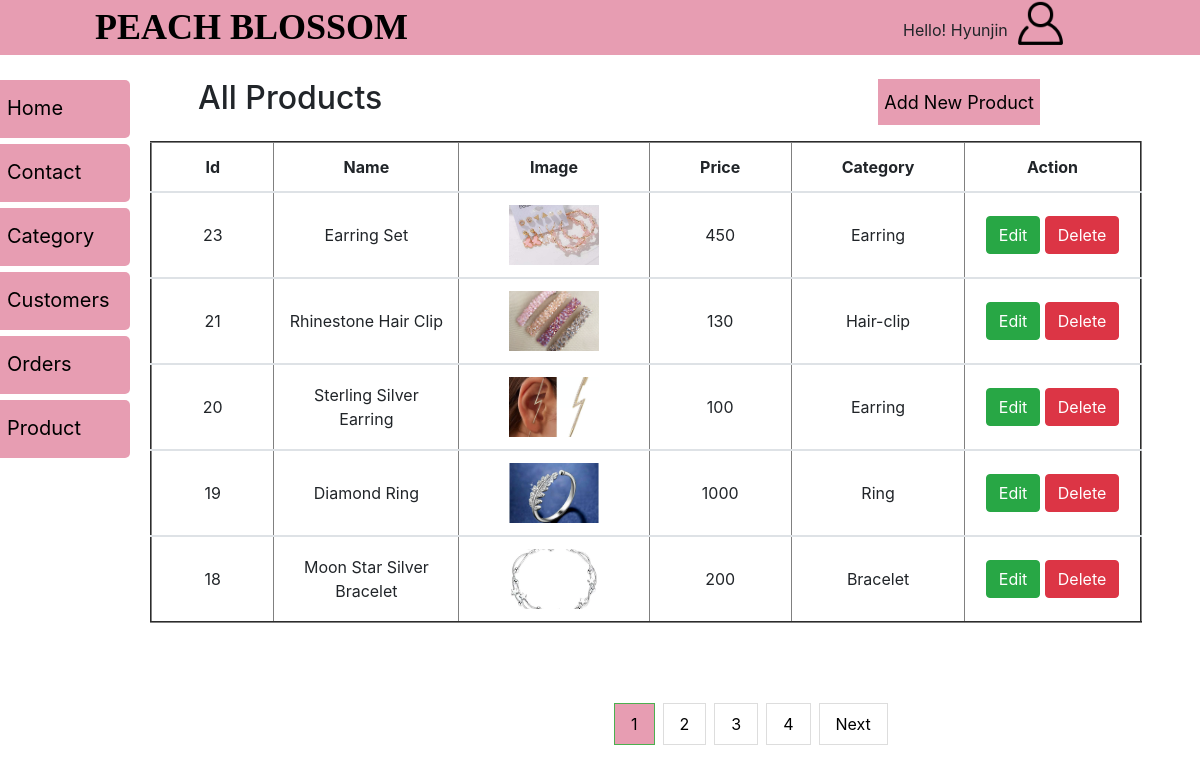
The app's page /Admin/product/allproduct.php (signed in) with its own data.
### tables this page shows
CREATE TABLE `products` (
  `PRODUCT_ID` int(30) NOT NULL,
  `NAME` varchar(50) NOT NULL,
  `IMAGE` varchar(200) NOT NULL,
  `PRICE` int(11) NOT NULL,
  `CATEGORY_ID` int(11) NOT NULL
);

CREATE TABLE `category` (
  `CATEGORY_ID` int(11) NOT NULL,
  `CATEGORY_NAME` varchar(15) NOT NULL,
  `IMAGE` varchar(300) NOT NULL
);

### Admin/product/allproduct.php (the view, shortened to what this page needs)
<?php
    require "dashboard.php";
  ?>
<div class="main">
   <div class="row my-4">
      <h2 class="ml-5">All Products</h2>
      <button class="btn1"><a href="addproduct.php">Add New Product</a></button>
<table class="table" border="2" style="margin-top:1pc;">
  <thead>
    <tr>
      <th scope="col">Id</th>
      <th scope="col">Name</th>
      <th scope="col">Image</th>
      <th scope="col">Price</th>
      <th scope="col">Category</th>
      <th scope="col">Action</th>
    </tr>
  </thead>
  <?php
        $conn = new mysqli("localhost","root","","peachblossom");
        $limit = 5;
      if (isset($_GET['page'])) {
        $page = $_GET['page'];
      }
      else{
        $page = 1;
      }
        $offset = ($page-1) * $limit;
         $sql = "SELECT c.*, p.*
          FROM category c
          INNER JOIN products p
          ON c.category_id = p.category_id
          ORDER BY product_id DESC
          LIMIT {$offset},{$limit}";
        $result = $conn->query($sql);
        if ($result !== false && $result->num_rows > 0) {
        while($row = $result->fetch_assoc()) {?>
    <tbody>
      <tr>
       <td class="td"><?php echo $row['PRODUCT_ID'];?></td>
       <td class="td"><?php echo $row['NAME']; ?></td>
       <td class="td"><img src="../productimage/<?php echo $row['IMAGE']; ?>" class="img"></td>
       <td class="td"><?php echo $row['PRICE']; ?></td>
       <td class="td"><?php echo $row['CATEGORY_NAME']; ?></td>
      <td><a href="edit.php?editproduct=<?php echo $row["PRODUCT_ID"];?>"><button class="btn btn-success">Edit</button></a>
      <a href="delete.php?deleteproduct=<?php echo $row["PRODUCT_ID"];?>"><button class=" btn btn-danger">Delete</button></a>
      </td>
      </tr>
    </tbody>
          <?php
              }
            }
        ?>
  </table>
    <?php
      $sql1 = "SELECT * FROM products";
      $result1 = mysqli_query($conn,$sql1) or die("error");
      if (mysqli_num_rows($result1)>0) {
        $total_records = mysqli_num_rows($result1);
        $total_page = ceil($total_records/$limit);
        echo '<ul class="pagination">';
        for ($i=1; $i <=$total_page; $i++) {
          if ($i == $page) {
            $active = "active";
          }
          else{
            $active = "";
          }
          echo '<li class="'.$active.'"><a href="allproduct.php?page='.$i.'">'.$i.'</a></li>';
        }
        if ($total_page>$page) {
          echo '<li><a href="allproduct.php?page='.($page + 1).'">Next</a></li>';
        }
        echo '</ul>';
      }
        ?>
    </div>
  </div>
</body>

### Admin/css/dash.css (style rules this page uses)
a { color: black !important; }
ul.pagination { display: inline-block; padding: 0; margin: 4pc 0pc 0pc 29pc; }
ul.pagination li { display: inline; }
ul.pagination li a { color: black; float: left; margin-right:8px; padding: 8px 16px; text-decoration: none; transition: background-color .3s; border: 1px solid #ddd; }
ul.pagination li.active a { background-color: #e79db2; border: 1px solid #4CAF50; }
.main { margin-left: 155px; padding: 0px 10px; }
.table { text-align: center; width:94% !important; margin-top: 1pc; }
.img { height:5pc; width: 100%; }
td { width:150pc; vertical-align: middle !important; }
.btn1 { margin-left:31pc; background-color: #e79db2; border: none; font-size: 18px; }
.img { height: 60px; width:90px; object-fit: cover; }

### records on screen
products: PRODUCT_ID "23", NAME "Earring Set", IMAGE (picture), PRICE "450", CATEGORY_ID.CATEGORY_NAME "Earring"
products: PRODUCT_ID "21", NAME "Rhinestone Hair Clip", IMAGE (picture), PRICE "130", CATEGORY_ID.CATEGORY_NAME "Hair-clip"
products: PRODUCT_ID "20", NAME "Sterling Silver Earring", IMAGE (picture), PRICE "100", CATEGORY_ID.CATEGORY_NAME "Earring"
products: PRODUCT_ID "19", NAME "Diamond Ring", IMAGE (picture), PRICE "1000", CATEGORY_ID.CATEGORY_NAME "Ring"
products: PRODUCT_ID "18", NAME "Moon Star Silver Bracelet", IMAGE (picture), PRICE "200", CATEGORY_ID.CATEGORY_NAME "Bracelet"

### other values on screen
$_SESSION['user'] "Hyunjin"
